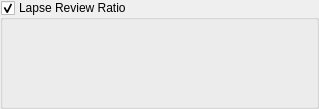
<?xml version="1.0" encoding="UTF-8"?>
<ui version="4.0">
 <class>LapseReviewRatioForm</class>
 <widget class="QWidget" name="LapseReviewRatioForm">
  <property name="geometry">
   <rect>
    <x>0</x>
    <y>0</y>
    <width>319</width>
    <height>109</height>
   </rect>
  </property>
  <property name="sizePolicy">
   <sizepolicy hsizetype="Minimum" vsizetype="Preferred">
    <horstretch>0</horstretch>
    <verstretch>0</verstretch>
   </sizepolicy>
  </property>
  <property name="minimumSize">
   <size>
    <width>128</width>
    <height>32</height>
   </size>
  </property>
  <layout class="QVBoxLayout" name="lapseReviewRatioFormLayout">
   <property name="leftMargin">
    <number>0</number>
   </property>
   <property name="topMargin">
    <number>0</number>
   </property>
   <property name="rightMargin">
    <number>0</number>
   </property>
   <property name="bottomMargin">
    <number>0</number>
   </property>
   <item>
    <widget class="QGroupBox" name="lapseReviewRatioForm">
     <property name="sizePolicy">
      <sizepolicy hsizetype="Minimum" vsizetype="Preferred">
       <horstretch>0</horstretch>
       <verstretch>0</verstretch>
      </sizepolicy>
     </property>
     <property name="toolTip">
      <string>Reverse card lapses based on the number of correct review answers they have.</string>
     </property>
     <property name="title">
      <string>Lapse Review Ratio</string>
     </property>
     <property name="alignment">
      <set>Qt::AlignLeading|Qt::AlignLeft|Qt::AlignTop</set>
     </property>
     <property name="checkable">
      <bool>true</bool>
     </property>
     <layout class="QVBoxLayout" name="verticalLayout_2">
      <property name="sizeConstraint">
       <enum>QLayout::SetMinimumSize</enum>
      </property>
      <property name="leftMargin">
       <number>9</number>
      </property>
      <property name="topMargin">
       <number>9</number>
      </property>
      <property name="rightMargin">
       <number>9</number>
      </property>
      <property name="bottomMargin">
       <number>9</number>
      </property>
     </layout>
    </widget>
   </item>
  </layout>
 </widget>
 <resources/>
 <connections/>
</ui>
